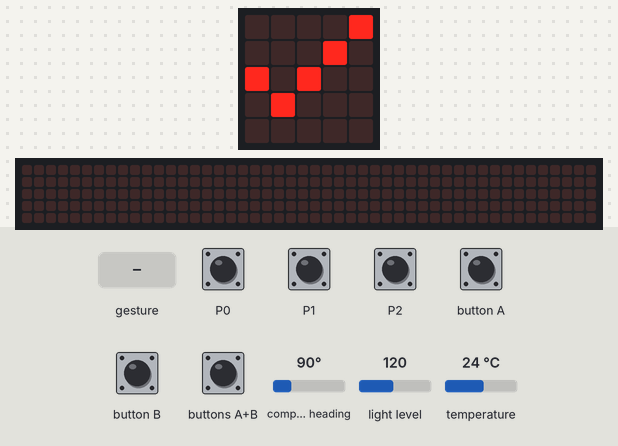
Bench run of a program on a simulated BBC micro:bit (MakeCode). On the bench: the board's 5×5 LED display, a strip that is not on the board, showing the scrolling text unrolled. Inputs (shaded band) come from the test bench; at power-on: compass heading 90°, light level 120, temperature 24 °C. A tilt is held for 1.5 s and a shake lasts 1 s, then the board lies face up again; the 48×5 strip is a reading aid, not a part: it shows the text the display is scrolling, unrolled, one strip-width of it at a time; the compass is already calibrated.

Above: at 6.8 s.
6.9 s: touch pin P0 pressed for 0.15 s
At 7.12 s:
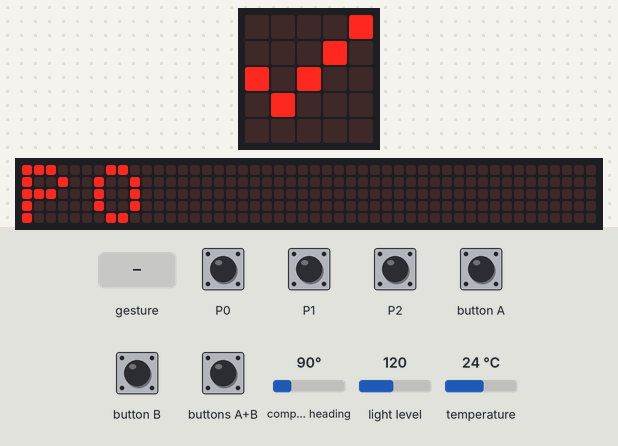
7.6 s: gesture 'shake'
At 10.4 s:
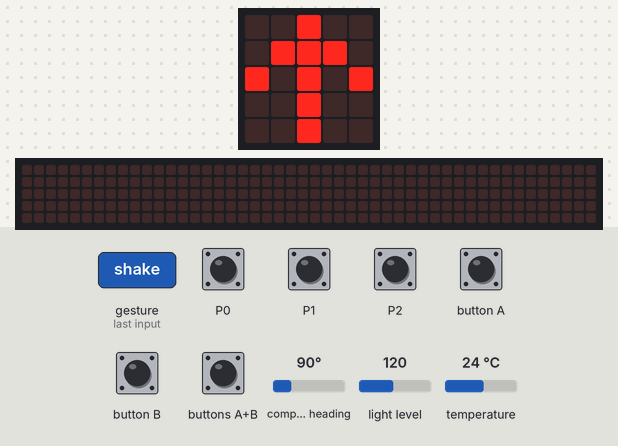
10.6 s: touch pin P1 pressed for 0.15 s
At 10.82 s:
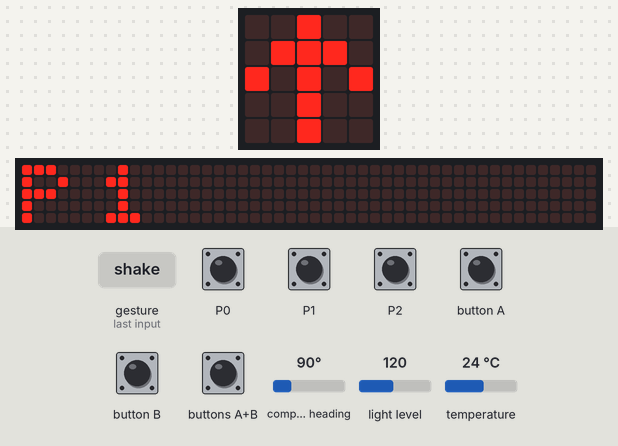
11.3 s: touch pin P1 pressed for 0.15 s
12.0 s: touch pin P2 pressed for 0.15 s
At 15.92 s:
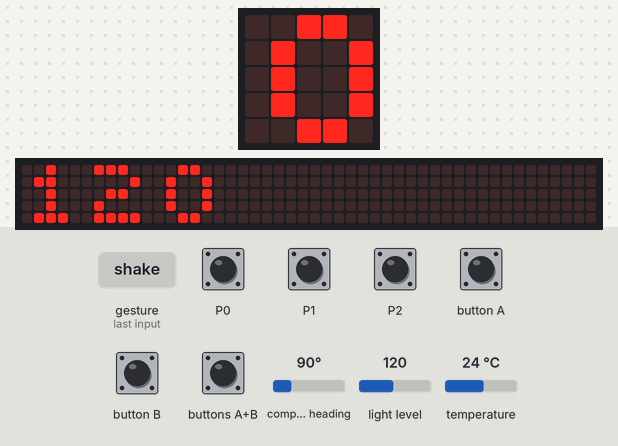
18.5 s: button A pressed for 0.15 s
At 25.7 s:
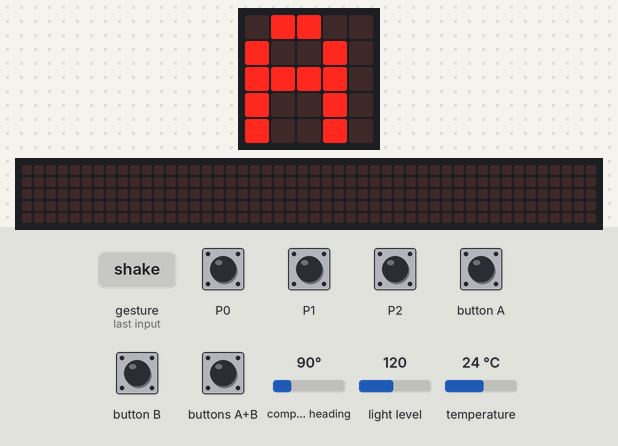

Measured:
- after the input at 6.9 s, the display: changes after 0.15 s (image 1)
- after the input at 7.6 s, the display: first differs from a run without the input after 2.2 s (image 2)
- after the input at 10.6 s, the display: changes after 0.15 s (image 3)
- what the display in image 5 shows lasts 0.7 s, from 25.2 s to 25.9 s

The program:

main.ts
```typescript
input.onPinPressed(TouchPin.P0, function () {
    basic.showString("P0")
})
input.onButtonPressed(Button.A, function () {
    basic.showString("A")
})
input.onPinPressed(TouchPin.P2, function () {
    basic.showString("P2")
})
input.onButtonPressed(Button.AB, function () {
    input.calibrateCompass()
    basic.showLeds(`
        . . . . #
        . . . # .
        # . . . .
        . # . . .
        . . . . .
        `)
})
input.onButtonPressed(Button.B, function () {
    basic.showString("B")
})
input.onPinPressed(TouchPin.P1, function () {
    basic.showString("P1")
})
input.onGesture(Gesture.Shake, function () {
    basic.showArrow(ArrowNames.North)
    basic.pause(500)
    basic.showString("" + (input.lightLevel()))
    basic.pause(500)
    basic.showString("" + (input.temperature()))
    basic.pause(500)
    basic.showString("" + (input.compassHeading()))
    basic.pause(500)
    basic.showString("" + (58 + 2))
    basic.pause(500)
    basic.showString("" + (58 - 2))
    basic.pause(500)
    basic.showString("" + (58 * 2))
    basic.pause(500)
    basic.showString("" + (58 / 2))
    basic.pause(500)
    basic.showString("" + (53 % 8))
    basic.pause(500)
    basic.showLeds(`
        . . . . #
        . . . # .
        # . # . .
        . # . . .
        . . . . .
        `)
})
basic.showLeds(`
    # # # # #
    # # # # #
    # # # # #
    # # # # #
    # # # # #
    `)
basic.pause(3000)
basic.showLeds(`
    . . . . .
    . # . # .
    . . . . .
    . . . . .
    # # # # #
    `)
basic.pause(500)
basic.showLeds(`
    . . . . .
    . # . # .
    . . . . .
    # . . . #
    . # # # .
    `)
basic.pause(500)
basic.showLeds(`
    . . . . #
    . . . # .
    # . # . .
    . # . . .
    . . . . .
    `)
```

test.ts
```typescript

```
